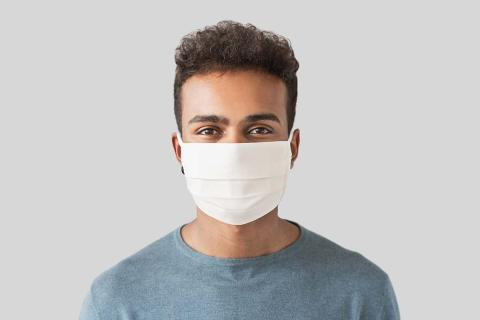
#> input picture img/testset/chir/mask-chir1.jpg, 480 x 320 px
$ jupyter execute skimage_hog.ipynb   (older library calls are emulated)
#> lines starting #> are read from the running program, lines starting #| are printed output that depends on the picture
# skimage HOG

[cell 1]
import matplotlib.pyplot as plt
import skimage.io
from skimage.feature import hog
from skimage import exposure

image = skimage.io.imread('img/testset/chir/mask-chir1.jpg')
#> image is the input picture: shape (320, 480, 3); mean R, G, B 193.2, 191.8, 191.3
fd, hog_image = hog(image, orientations=8, pixels_per_cell=(16, 16),
                    cells_per_block=(1, 1), visualize=True, multichannel=True)
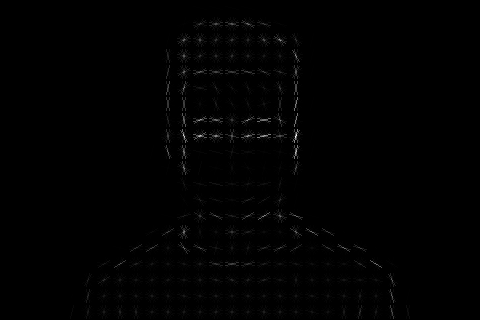
#> hog_image: shape (320, 480) float64; min 0, max 47.69, mean 0.3; drawn with min black and max white
#> fd = 4800 values, max 1 at index 90, min 0 at index 0, mean 0.13

fig, (ax1, ax2) = plt.subplots(1, 2, figsize=(8, 4), sharex=True, sharey=True)

ax1.axis('off')
ax1.imshow(image, cmap=plt.cm.gray)
ax1.set_title('Input image')

# Rescale histogram for better display
hog_image_rescaled = exposure.rescale_intensity(hog_image, in_range=(0, 10))
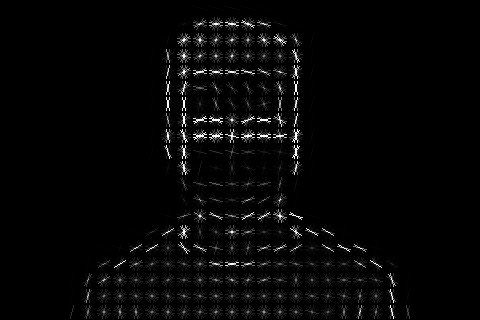
#> hog_image_rescaled: shape (320, 480) float64; min 0, max 1, mean 0.0248

ax2.axis('off')
ax2.imshow(hog_image_rescaled, cmap=plt.cm.gray)
ax2.set_title('Histogram of Oriented Gradients')
plt.show()
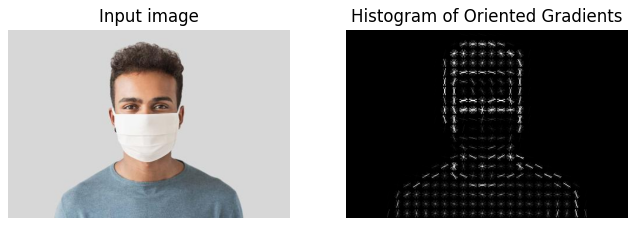
#> figure drawn by matplotlib, 2 panels

$ run again, with img/testset/chir/mask-chir2.jpg copied over img/testset/chir/mask-chir1.jpg
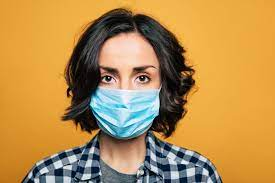
#> input picture img/testset/chir/mask-chir2.jpg, 275 x 183 px
#> image is the input picture: shape (183, 275, 3); mean R, G, B 183, 141.7, 78.9
#> `fd, hog_image = hog(image, orientations=8, pixels_per_cell=(16, 16), c..`:
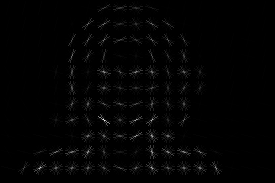
#> hog_image: shape (183, 275) float64; min 0, max 88.14, mean 1.1; drawn with min black and max white
#> fd = 1496 values, max 0.981 at index 1212, min 0 at index 1, mean 0.294
#> `plt.show()`:
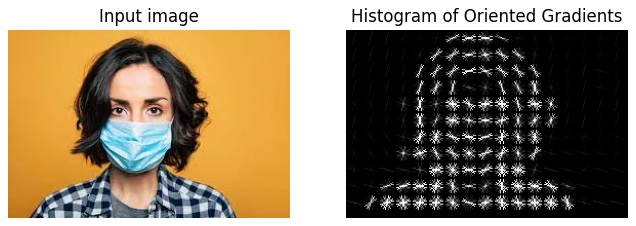
#> figure drawn by matplotlib, 2 panels

$ run again, with img/testset/chir/mask-chir3.jpg copied over img/testset/chir/mask-chir1.jpg
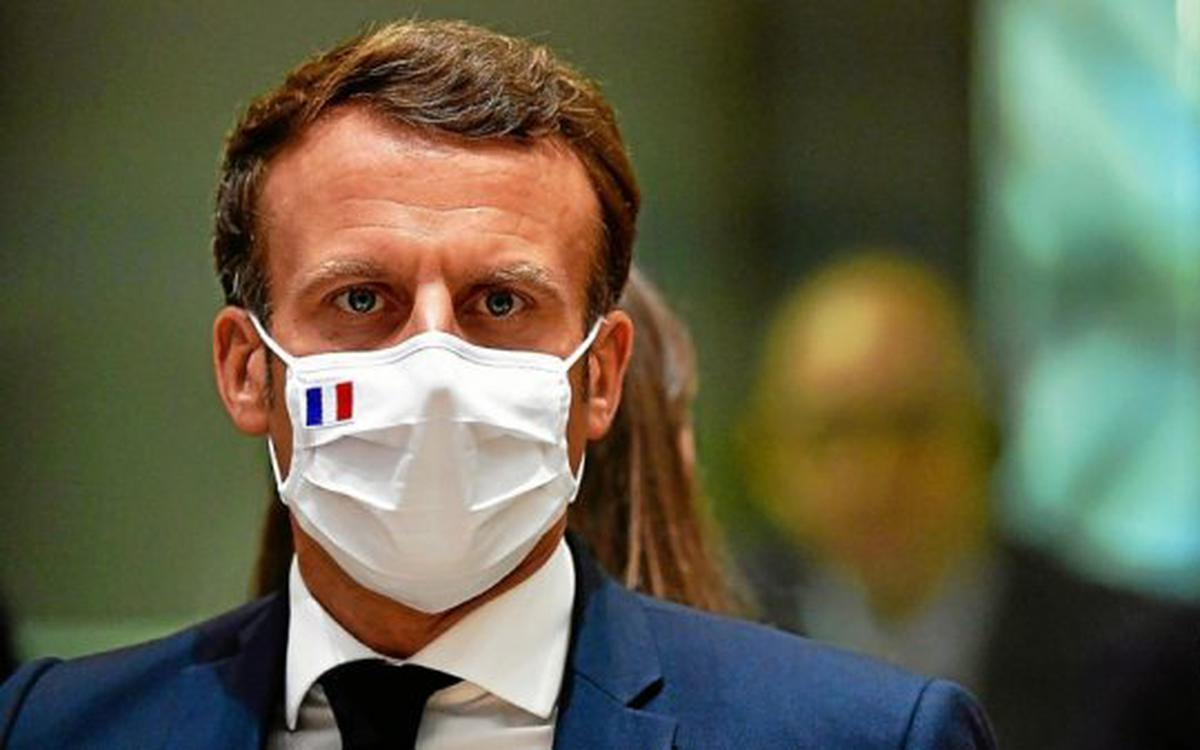
#> input picture img/testset/chir/mask-chir3.jpg, 1200 x 750 px
#> image is the input picture: shape (750, 1200, 3); mean R, G, B 98.8, 97.8, 75.6
#> `hog_image_rescaled = exposure.rescale_intensity(hog_image, in_range=(0..`:
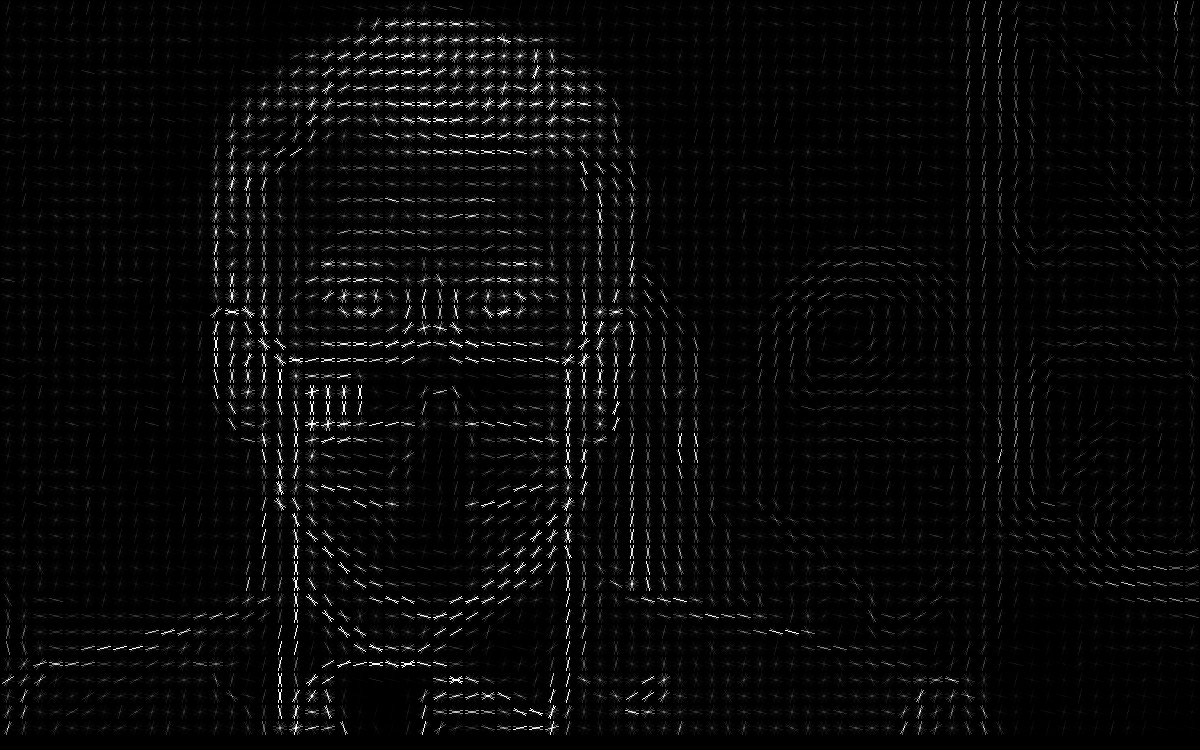
#> hog_image_rescaled: shape (750, 1200) float64; min 0, max 1, mean 0.0322
#> `plt.show()`:
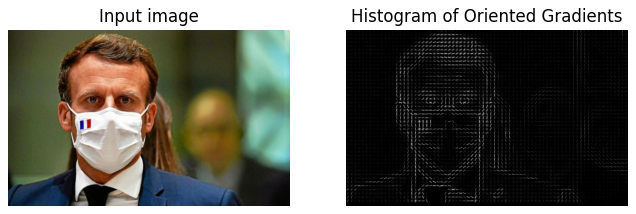
#> figure drawn by matplotlib, 2 panels
